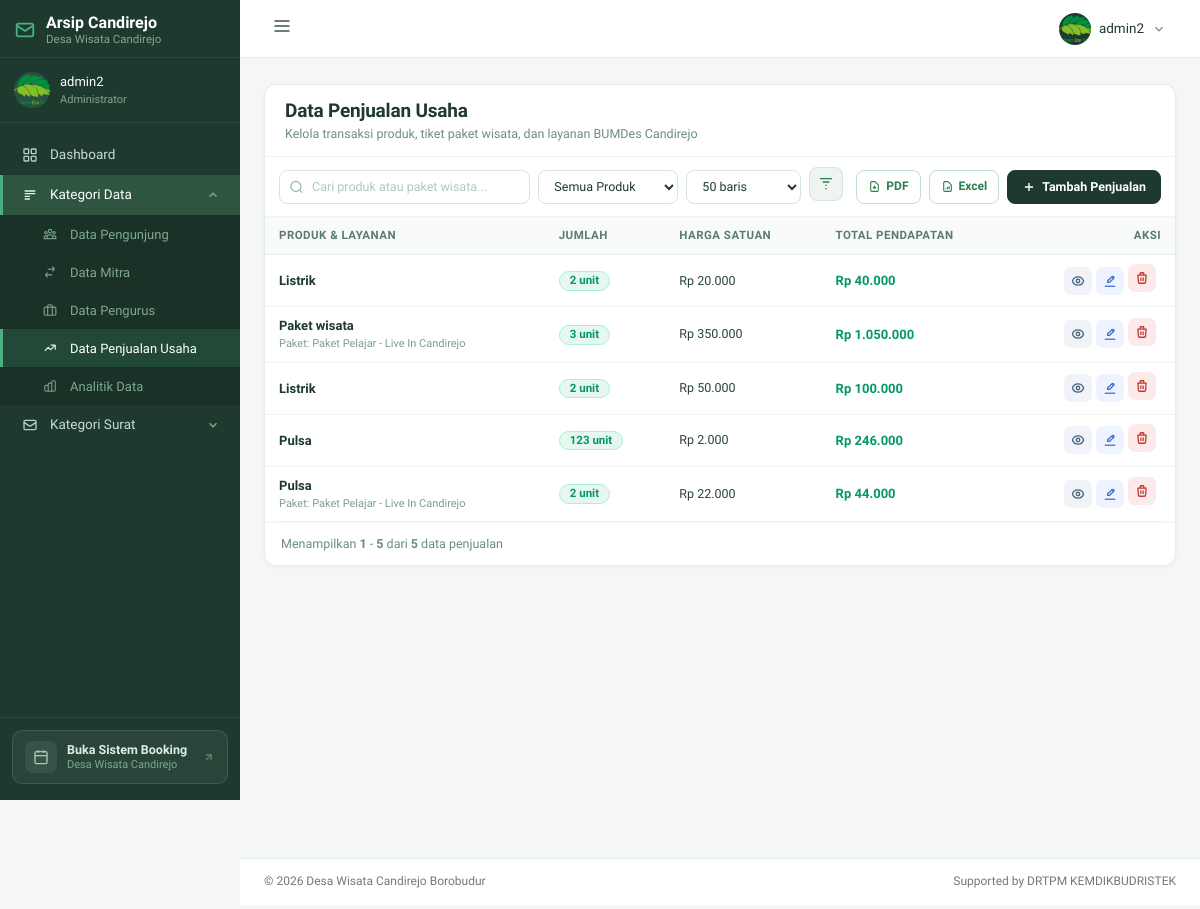
Screenshot of /admin/datapenjualanusaha.php (signed in) with the database file from the repository.
### tables this page shows
CREATE TABLE `tb_data_penjualan_usaha` (
  `id` int(11) NOT NULL,
  `produk` enum('Paket wisata','Listrik','Pulsa') NOT NULL,
  `paket_wisata` varchar(255) DEFAULT NULL,
  `jumlah` int(11) NOT NULL,
  `harga` decimal(10,2) NOT NULL,
  `total` decimal(10,2) GENERATED ALWAYS AS (`jumlah` * `harga`) STORED
);

### admin/datapenjualanusaha.php (the view, shortened to what the rows shown need)
<?php
include "../koneksi/koneksi.php";
$where_jual = "WHERE 1=1";
$allowed_per_page = [10, 15, 25, 50, 100];
$per_page = isset($_GET['per_page']) && in_array((int)$_GET['per_page'], $allowed_per_page) ? (int)$_GET['per_page'] : 50;
$count_query = mysqli_query($db, "SELECT COUNT(*) as total FROM tb_data_penjualan_usaha $where_jual");
$count_row   = mysqli_fetch_assoc($count_query);
$total_data  = (int)($count_row['total'] ?? 0);
$total_pages = max(1, (int)ceil($total_data / $per_page));
$page        = isset($_GET['page']) ? max(1, min($total_pages, (int)$_GET['page'])) : 1;
$offset      = ($page - 1) * $per_page;
$sql_jual   = "SELECT * FROM tb_data_penjualan_usaha $where_jual ORDER BY id DESC LIMIT $per_page OFFSET $offset";
$query_jual = mysqli_query($db, $sql_jual);
$penjualans = [];
while ($r = mysqli_fetch_assoc($query_jual)) {
    $penjualans[] = $r;
}
?>
<!DOCTYPE html>
<html lang="id">
<head>
  <link href="../assets/vendors/bootstrap/dist/css/bootstrap.min.css" rel="stylesheet">
  <link href="../assets/vendors/font-awesome/css/font-awesome.min.css" rel="stylesheet">
  <link href="../assets/vendors/nprogress/nprogress.css" rel="stylesheet">
  <link href="../assets/build/css/custom.min.css" rel="stylesheet">
  <link href="css/modern_admin.css?v=2.3" rel="stylesheet">
  <link href="css/tabel_modern.css?v=2.3" rel="stylesheet">
  <link rel="stylesheet" href="https://cdn.jsdelivr.net/npm/sweetalert2@11/dist/sweetalert2.min.css">
</head>
<body class="nav-md">
  <div class="container body">
    <div class="main_container">
      <?php include("sidebarmenu.php"); ?>
      <?php include("header.php"); ?>
      <div class="right_col" role="main">
        <div class="">
          <div class="card booking-card">
            <div class="card-header-table">
              <div>
                <h1>Data Penjualan Usaha</h1>
              </div>
            </div>
            <div class="table-wrapper">
              <table class="tabel-booking" id="tabelJual">
                <thead>
                  <tr>
                    <th>PRODUK &amp; LAYANAN</th>
                    <th>JUMLAH</th>
                    <th>HARGA SATUAN</th>
                    <th>TOTAL PENDAPATAN</th>
                    <th style="text-align:right; padding-right:16px;">AKSI</th>
                  </tr>
                </thead>
                <tbody>
                  <?php if (empty($penjualans)): ?>
                  <tr class="empty-row">
                    <td colspan="5" style="text-align:center; padding: 36px 14px; color:#9ab5a8;">
                      <svg xmlns="http://www.w3.org/2000/svg" width="28" height="28" fill="none" viewBox="0 0 24 24" stroke="currentColor" stroke-width="1.5" style="margin-bottom:6px; display:inline-block;"><path d="M9 5H7a2 2 0 00-2 2v12a2 2 0 002 2h10a2 2 0 002-2V7a2 2 0 00-2-2h-2M9 5a2 2 0 002 2h2a2 2 0 002-2M9 5a2 2 0 012-2h2a2 2 0 012 2"/></svg>
                      <div style="font-size:13px;">Tidak ada data penjualan yang sesuai.</div>
                    </td>
                  </tr>
                  <?php else: foreach ($penjualans as $data):
                    $produk_nama = !empty($data['produk']) ? htmlspecialchars($data['produk']) : '-';
                    $paket_extra = !empty($data['paket_wisata']) ? htmlspecialchars($data['paket_wisata']) : '';
                    $jumlah      = (int)($data['jumlah'] ?? 0);
                    $harga       = (float)($data['harga'] ?? 0);
                    $total       = (float)($data['total'] ?? 0);
                  ?>
                  <tr>
                    <td>
                      <div style="font-weight: 600; color: #1e3a2f; font-size: 13px;"><?php echo $produk_nama; ?></div>
                      <?php if (!empty($paket_extra)): ?>
                        <div style="font-size: 11px; color: #7a9e8e; margin-top: 1px;">Paket: <?php echo $paket_extra; ?></div>
                      <?php endif; ?>
                    </td>
                    <td>
                      <span class="badge badge-pax"><?php echo number_format($jumlah, 0, ',', '.'); ?> unit</span>
                    </td>
                    <td>
                      <div style="font-size: 12.5px; color: #2a4535; font-weight: 500;">Rp <?php echo number_format($harga, 0, ',', '.'); ?></div>
                    </td>
                    <td>
                      <div style="font-size: 13px; color: #059669; font-weight: 700;">Rp <?php echo number_format($total, 0, ',', '.'); ?></div>
                    </td>
                    <td style="text-align:right; padding-right:16px;">
                      <div class="btn-action-wrap">
                        <a href="detail-penjualan.php?id=<?php echo urlencode($data['id']); ?>" class="btn-icon btn-detail" data-tooltip="Detail Penjualan" title="Detail Penjualan">
                          <svg xmlns="http://www.w3.org/2000/svg" width="14" height="14" fill="none" viewBox="0 0 24 24" stroke="currentColor" stroke-width="2.2"><path d="M15 12a3 3 0 11-6 0 3 3 0 016 0z"/><path d="M2.458 12C3.732 7.943 7.523 5 12 5c4.478 0 8.268 2.943 9.542 7-1.274 4.057-5.064 7-9.542 7-4.477 0-8.268-2.943-9.542-7z"/></svg>
                        </a>
                        <a href="editpenjualan.php?id=<?php echo urlencode($data['id']); ?>" class="btn-icon btn-edit" data-tooltip="Edit Data" title="Edit Data">
                          <svg xmlns="http://www.w3.org/2000/svg" width="14" height="14" fill="none" viewBox="0 0 24 24" stroke="currentColor" stroke-width="2.2"><path d="M15.232 5.232l3.536 3.536M9 11l6.364-6.364a2 2 0 112.828 2.828L11.828 13.828a2 2 0 01-1.414.586H8v-2.414a2 2 0 01.586-1.414z"/><path d="M3 21h18"/></svg>
                        </a>
                        <button type="button" class="btn-icon btn-hapus" data-tooltip="Hapus Data" title="Hapus Data" onclick="konfirmasiHapus(<?php echo (int)$data['id']; ?>, '<?php echo htmlspecialchars($data['produk'] ?? '', ENT_QUOTES); ?>')">
                          <svg xmlns="http://www.w3.org/2000/svg" width="14" height="14" fill="none" viewBox="0 0 24 24" stroke="currentColor" stroke-width="2.2"><path d="M19 7l-.867 12.142A2 2 0 0116.138 21H7.862a2 2 0 01-1.995-1.858L5 7m5 4v6m4-6v6m1-10V4a1 1 0 00-1-1h-4a1 1 0 00-1 1v3M4 7h16"/></svg>
                        </button>
                      </div>
                    </td>
                  </tr>
                  <?php endforeach; endif; ?>
                </tbody>
              </table>
            </div>
          </div>
        </div>
      </div>
    </div>
  </div>
</body>
</html>

### admin/sidebarmenu.php (shortened to what the rows shown need)
<?php
include '../koneksi/koneksi.php';
$admin_login = null;
if (!empty($_SESSION['id'])) {
    $sql         = "SELECT * FROM tb_admin WHERE id_admin='" . mysqli_real_escape_string($db, $_SESSION['id']) . "'";
    $query       = mysqli_query($db, $sql);
    $admin_login = mysqli_fetch_array($query);
}
$nama_admin = isset($_SESSION['nama']) ? $_SESSION['nama'] : 'Admin';
$initials   = strtoupper(substr($nama_admin, 0, 1));
?>
<link rel="stylesheet" href="css/modern_admin.css?v=2.3">
<link rel="stylesheet" href="css/tabel_modern.css?v=2.3">
<aside class="booking-sidebar admin-sidebar" id="bookingSidebar">
  <div class="sidebar-profile">
    <div class="profile-avatar">
      <?php if (!empty($admin_login['gambar'])): ?>
        <img src="images/<?php echo htmlspecialchars($admin_login['gambar']); ?>" alt="<?php echo htmlspecialchars($nama_admin); ?>">
      <?php else: ?>
        <span class="avatar-initials"><?php echo $initials; ?></span>
      <?php endif; ?>
    </div>
  </div>
</aside>

### admin/header.php (shortened to what the rows shown need)
<?php
include '../koneksi/koneksi.php';
$admin_login = null;
if (!empty($_SESSION['id'])) {
    $sql         = "SELECT * FROM tb_admin WHERE id_admin='" . mysqli_real_escape_string($db, $_SESSION['id']) . "'";
    $query       = mysqli_query($db, $sql);
    $admin_login = mysqli_fetch_array($query);
}
$nama_admin  = isset($_SESSION['nama']) ? $_SESSION['nama'] : 'Admin';
$initials    = strtoupper(substr($nama_admin, 0, 1));
?>
  <link href="/admin/css/form_modern.css" rel="stylesheet">
  <link href="/admin/css/detail_modern.css" rel="stylesheet">
  <link href="/admin/css/tabel_modern.css" rel="stylesheet">
  <link href="/admin/css/modern_admin.css" rel="stylesheet">
<header class="booking-header admin-header" id="bookingHeader">
  <div class="header-right">
    <div class="header-user" id="adminUserDropdownBtn">
      <div class="user-avatar">
        <?php if (!empty($admin_login['gambar'])): ?>
          <img src="images/<?php echo htmlspecialchars($admin_login['gambar']); ?>" alt="<?php echo htmlspecialchars($nama_admin); ?>">
        <?php else: ?>
          <span class="user-initials"><?php echo $initials; ?></span>
        <?php endif; ?>
      </div>
    </div>
  </div>
</header>

### rows the page displays
tb_data_penjualan_usaha: produk "Listrik", jumlah "2", harga "20.000", total "40.000"
tb_data_penjualan_usaha: produk "Paket wisata", paket_wisata "Paket Pelajar - Live In Candirejo", jumlah "3", harga "350.000", total "1.050.000"
tb_data_penjualan_usaha: produk "Listrik", jumlah "2", harga "50.000", total "100.000"
tb_data_penjualan_usaha: produk "Pulsa", jumlah "123", harga "2.000", total "246.000"
tb_data_penjualan_usaha: produk "Pulsa", paket_wisata "Paket Pelajar - Live In Candirejo", jumlah "2", harga "22.000", total "44.000"

### other values shown
$nama_admin "admin2"
$offset + 1 "1"
min($offset + $per_page, $total_data) "5"
$total_data "5"
